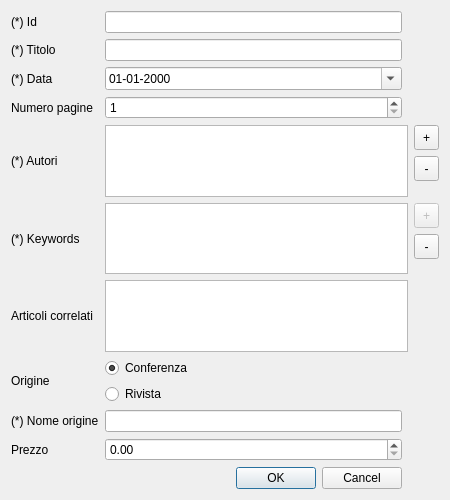
<?xml version="1.0" encoding="UTF-8"?>
<ui version="4.0">
 <class>articoloDialog</class>
 <widget class="QDialog" name="articoloDialog">
  <property name="geometry">
   <rect>
    <x>0</x>
    <y>0</y>
    <width>450</width>
    <height>500</height>
   </rect>
  </property>
  <property name="windowTitle">
   <string>Dialog</string>
  </property>
  <layout class="QGridLayout" name="gridLayout">
   <item row="8" column="1">
    <widget class="QLineEdit" name="nome_origine_box"/>
   </item>
   <item row="4" column="3">
    <layout class="QVBoxLayout" name="verticalLayout">
     <item>
      <widget class="QToolButton" name="autori_plus">
       <property name="minimumSize">
        <size>
         <width>25</width>
         <height>25</height>
        </size>
       </property>
       <property name="text">
        <string>+</string>
       </property>
      </widget>
     </item>
     <item>
      <widget class="QToolButton" name="autori_minus">
       <property name="minimumSize">
        <size>
         <width>25</width>
         <height>25</height>
        </size>
       </property>
       <property name="text">
        <string>-</string>
       </property>
      </widget>
     </item>
     <item>
      <spacer name="verticalSpacer">
       <property name="orientation">
        <enum>Qt::Vertical</enum>
       </property>
       <property name="sizeHint" stdset="0">
        <size>
         <width>20</width>
         <height>40</height>
        </size>
       </property>
      </spacer>
     </item>
    </layout>
   </item>
   <item row="1" column="0">
    <widget class="QLabel" name="titolo_label">
     <property name="text">
      <string>(*) Titolo</string>
     </property>
    </widget>
   </item>
   <item row="10" column="0" colspan="2">
    <widget class="QDialogButtonBox" name="buttonBox">
     <property name="orientation">
      <enum>Qt::Horizontal</enum>
     </property>
     <property name="standardButtons">
      <set>QDialogButtonBox::Cancel|QDialogButtonBox::Ok</set>
     </property>
    </widget>
   </item>
   <item row="9" column="1">
    <widget class="QDoubleSpinBox" name="prezzo_box"/>
   </item>
   <item row="0" column="1">
    <widget class="QLineEdit" name="id_box"/>
   </item>
   <item row="5" column="3">
    <layout class="QVBoxLayout" name="verticalLayout_2">
     <item>
      <widget class="QToolButton" name="keywords_plus">
       <property name="enabled">
        <bool>false</bool>
       </property>
       <property name="minimumSize">
        <size>
         <width>25</width>
         <height>25</height>
        </size>
       </property>
       <property name="text">
        <string>+</string>
       </property>
       <property name="autoRaise">
        <bool>false</bool>
       </property>
      </widget>
     </item>
     <item>
      <widget class="QToolButton" name="keywords_minus">
       <property name="minimumSize">
        <size>
         <width>25</width>
         <height>25</height>
        </size>
       </property>
       <property name="text">
        <string>-</string>
       </property>
      </widget>
     </item>
     <item>
      <spacer name="verticalSpacer_2">
       <property name="orientation">
        <enum>Qt::Vertical</enum>
       </property>
       <property name="sizeHint" stdset="0">
        <size>
         <width>20</width>
         <height>40</height>
        </size>
       </property>
      </spacer>
     </item>
    </layout>
   </item>
   <item row="4" column="0">
    <widget class="QLabel" name="autori_label">
     <property name="text">
      <string>(*) Autori</string>
     </property>
    </widget>
   </item>
   <item row="5" column="0">
    <widget class="QLabel" name="keywords_label">
     <property name="text">
      <string>(*) Keywords</string>
     </property>
    </widget>
   </item>
   <item row="8" column="0">
    <widget class="QLabel" name="nome_origine_label">
     <property name="text">
      <string>(*) Nome origine</string>
     </property>
    </widget>
   </item>
   <item row="7" column="0">
    <widget class="QLabel" name="origine_label">
     <property name="text">
      <string>Origine</string>
     </property>
    </widget>
   </item>
   <item row="1" column="1">
    <widget class="QLineEdit" name="titolo_box"/>
   </item>
   <item row="3" column="0">
    <widget class="QLabel" name="pagine_label">
     <property name="text">
      <string>Numero pagine</string>
     </property>
    </widget>
   </item>
   <item row="3" column="1">
    <widget class="QSpinBox" name="pagine_box">
     <property name="minimum">
      <number>1</number>
     </property>
    </widget>
   </item>
   <item row="6" column="1" colspan="2">
    <widget class="QListWidget" name="correlati_box"/>
   </item>
   <item row="6" column="0">
    <widget class="QLabel" name="coreelati_label">
     <property name="text">
      <string>Articoli correlati</string>
     </property>
    </widget>
   </item>
   <item row="5" column="1" colspan="2">
    <widget class="QListWidget" name="keywords_box"/>
   </item>
   <item row="7" column="1">
    <layout class="QVBoxLayout" name="verticalLayout_4">
     <item>
      <widget class="QRadioButton" name="conferenza_radio">
       <property name="text">
        <string>Conferenza</string>
       </property>
       <property name="checked">
        <bool>true</bool>
       </property>
       <property name="autoExclusive">
        <bool>true</bool>
       </property>
      </widget>
     </item>
     <item>
      <widget class="QRadioButton" name="rivista_radio">
       <property name="text">
        <string>Rivista</string>
       </property>
      </widget>
     </item>
    </layout>
   </item>
   <item row="4" column="1" colspan="2">
    <widget class="QListWidget" name="autori_box"/>
   </item>
   <item row="9" column="0">
    <widget class="QLabel" name="prezzo_label">
     <property name="text">
      <string>Prezzo</string>
     </property>
    </widget>
   </item>
   <item row="0" column="0">
    <widget class="QLabel" name="id_label">
     <property name="text">
      <string>(*) Id</string>
     </property>
    </widget>
   </item>
   <item row="2" column="1">
    <widget class="QDateEdit" name="data_box">
     <property name="displayFormat">
      <string>dd-MM-yyyy</string>
     </property>
     <property name="calendarPopup">
      <bool>true</bool>
     </property>
    </widget>
   </item>
   <item row="2" column="0">
    <widget class="QLabel" name="data_label">
     <property name="text">
      <string>(*) Data</string>
     </property>
    </widget>
   </item>
  </layout>
 </widget>
 <resources/>
 <connections>
  <connection>
   <sender>buttonBox</sender>
   <signal>accepted()</signal>
   <receiver>articoloDialog</receiver>
   <slot>accept()</slot>
   <hints>
    <hint type="sourcelabel">
     <x>256</x>
     <y>491</y>
    </hint>
    <hint type="destinationlabel">
     <x>157</x>
     <y>274</y>
    </hint>
   </hints>
  </connection>
  <connection>
   <sender>buttonBox</sender>
   <signal>rejected()</signal>
   <receiver>articoloDialog</receiver>
   <slot>reject()</slot>
   <hints>
    <hint type="sourcelabel">
     <x>324</x>
     <y>491</y>
    </hint>
    <hint type="destinationlabel">
     <x>286</x>
     <y>274</y>
    </hint>
   </hints>
  </connection>
 </connections>
</ui>
